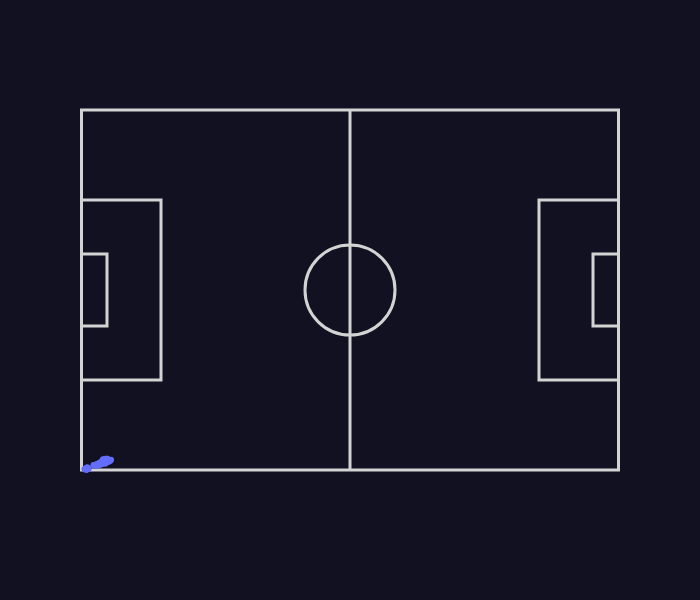

The notebook cell this image was saved under:
### Code cell
df = px.data.iris()
fig = px.scatter(df, x="petal_length", y="petal_width")
fig = draw_pitch_lines(fig)
fig.show()

### Figure 1 — Plotly figure (JSON) as saved in the notebook; plotly's stock layout.template omitted (floating-point values rounded to 4 significant figures; data arrays with more than 128 entries replaced by an {"elided": "..."} marker saying what was removed)
{"data": [{"hovertemplate": "petal_length=%{x}<br>petal_width=%{y}<extra></extra>", "legendgroup": "", "marker": {"color": "#636efa", "symbol": "circle"}, "mode": "markers", "name": "", "orientation": "v", "showlegend": false, "type": "scatter", "x": {"elided": "150 float values"}, "xaxis": "x", "y": {"elided": "150 float values"}, "yaxis": "y"}], "layout": {"height": 600, "legend": {"tracegroupgap": 0}, "margin": {"t": 60}, "paper_bgcolor": "#112", "plot_bgcolor": "#112", "shapes": [{"layer": "below", "line": {"color": "LightGrey", "width": 3}, "type": "rect", "x0": 0, "x1": 18, "xref": "x", "y0": 60, "y1": 20, "yref": "y"}, {"layer": "below", "line": {"color": "LightGrey", "width": 3}, "type": "rect", "x0": 0, "x1": 6, "xref": "x", "y0": 48, "y1": 32, "yref": "y"}, {"layer": "below", "line": {"color": "LightGrey", "width": 3}, "type": "rect", "x0": 102, "x1": 120, "xref": "x", "y0": 60, "y1": 20, "yref": "y"}, {"layer": "below", "line": {"color": "LightGrey", "width": 3}, "type": "rect", "x0": 114, "x1": 120, "xref": "x", "y0": 48, "y1": 32, "yref": "y"}, {"layer": "below", "line": {"color": "LightGrey", "width": 3}, "type": "line", "x0": 60, "x1": 60, "xref": "x", "y0": 80, "y1": 0, "yref": "y"}, {"layer": "below", "line": {"color": "LightGrey", "width": 6}, "type": "line", "x0": 0, "x1": 0, "xref": "x", "y0": 80, "y1": 0, "yref": "y"}, {"layer": "below", "line": {"color": "LightGrey", "width": 6}, "type": "line", "x0": 120, "x1": 120, "xref": "x", "y0": 80, "y1": 0, "yref": "y"}, {"layer": "below", "line": {"color": "LightGrey", "width": 3}, "type": "line", "x0": 0, "x1": 120, "xref": "x", "y0": 80, "y1": 80, "yref": "y"}, {"layer": "below", "line": {"color": "LightGrey", "width": 3}, "type": "line", "x0": 0, "x1": 120, "xref": "x", "y0": 0, "y1": 0, "yref": "y"}, {"layer": "below", "line": {"color": "LightGrey", "width": 3}, "type": "circle", "x0": 50, "x1": 70, "xref": "x", "y0": 50, "y1": 30, "yref": "y"}], "width": 700, "xaxis": {"anchor": "y", "domain": [0, 1], "range": [0, 120], "showgrid": false, "showticklabels": false, "title": {"text": "petal_length"}, "visible": false}, "yaxis": {"anchor": "x", "domain": [0, 1], "range": [0, 80], "scaleanchor": "x", "scaleratio": 1, "showgrid": false, "showticklabels": false, "title": {"text": "petal_width"}, "visible": false}}}
